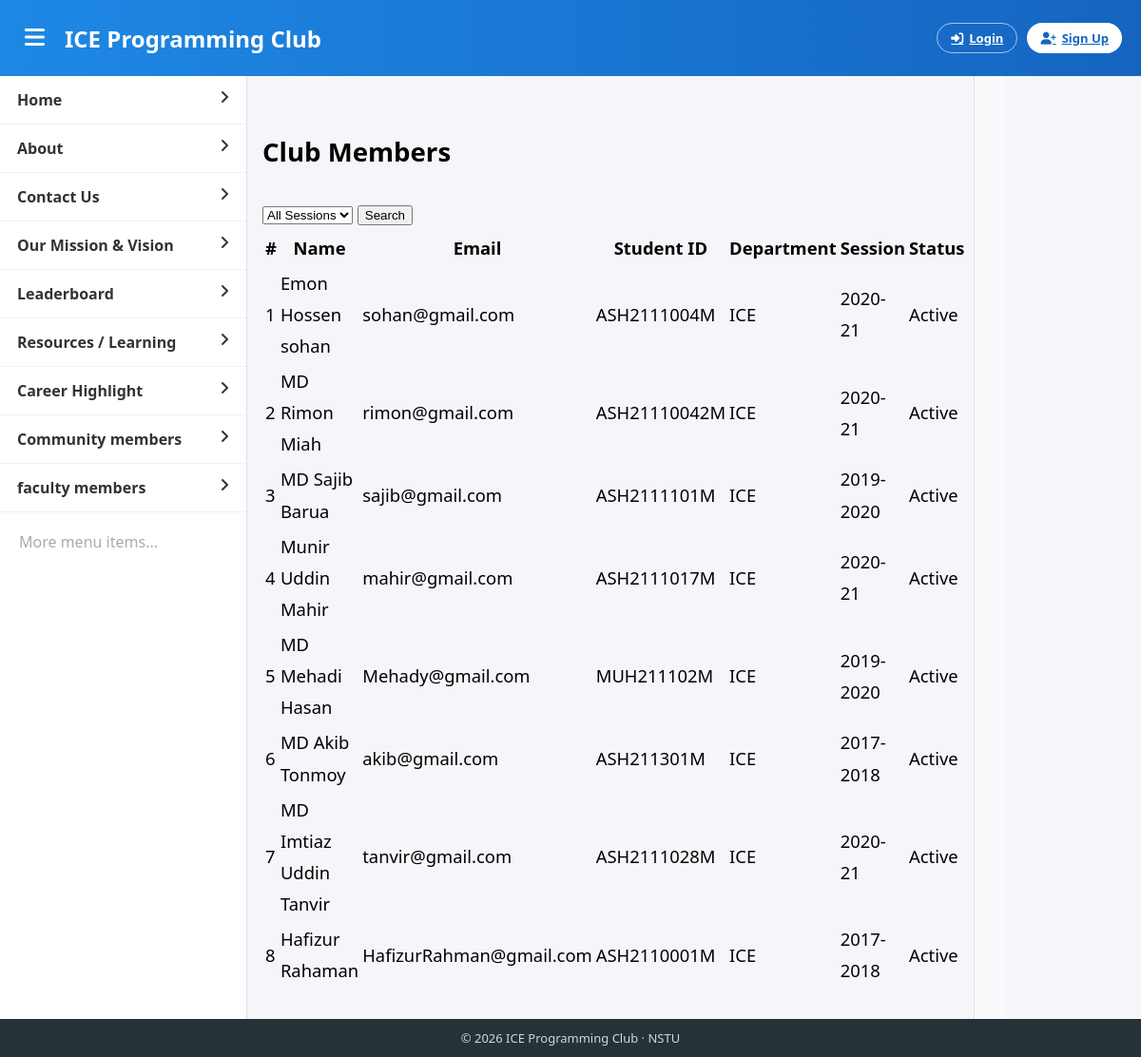
/user_list/, run on an earlier commit of the app's database.
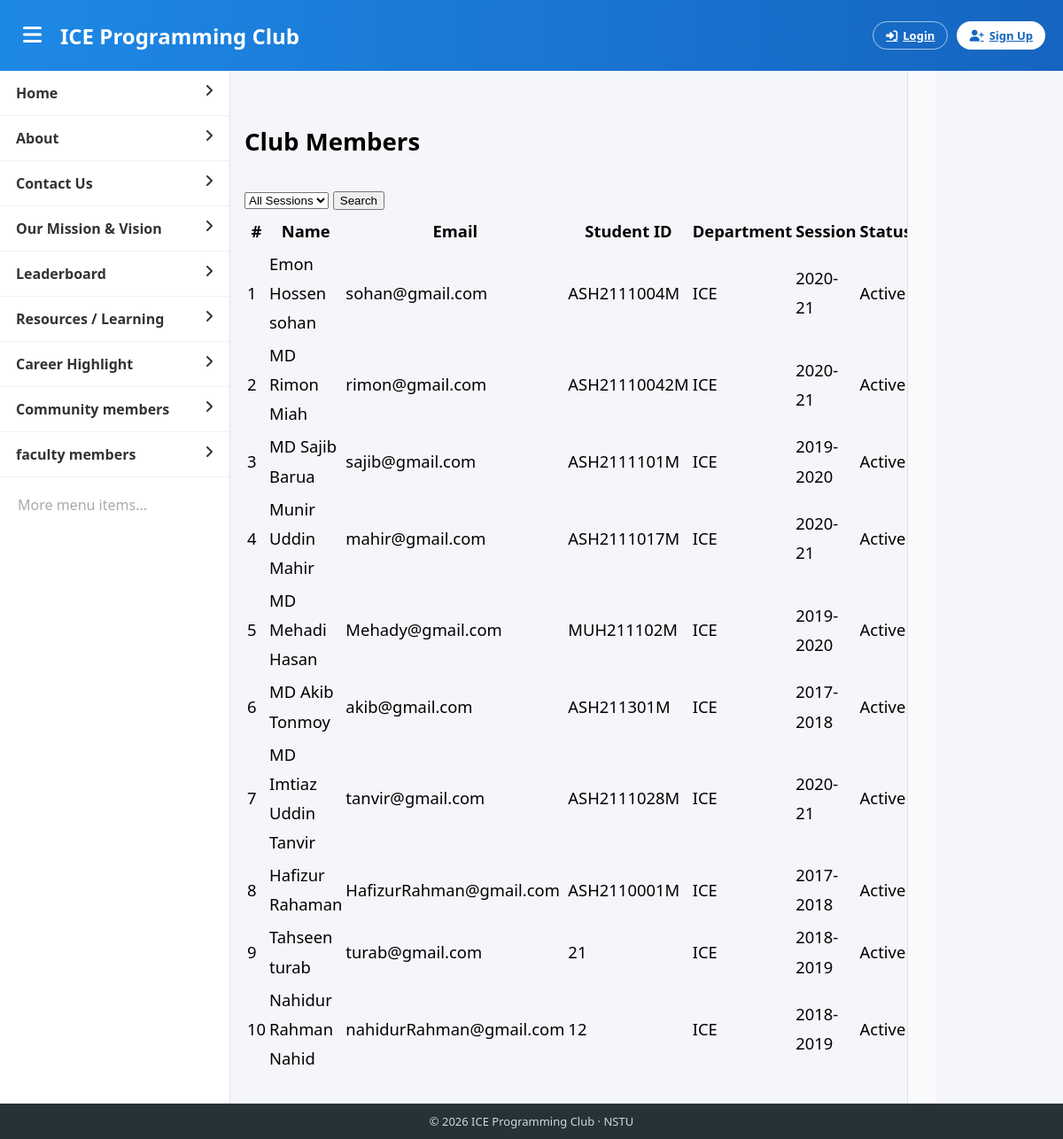
And on a later commit of the database.
### Core/models.py (models this page shows, shortened)
class Member(models.Model):
    POSITION_CHOICES = [
        ('member','Member'),
        ('admin','Admin'),
        ('president','President'),
        ('vice_president','Vice President'),
        ('secretary','Secretary'),
    ]
    STATUS_CHOICES = [
        ('active','Active'),
        ('alumni','Alumni'),
    ]
    user = models.OneToOneField(get_user_model(), on_delete=models.CASCADE)
    student_id = models.CharField(max_length=100, unique=True)
    session = models.ForeignKey(Session, on_delete=models.CASCADE)
    department = models.CharField(max_length=100)
    position = models.CharField(max_length=20, choices=POSITION_CHOICES, default='member')
    skills = models.TextField(blank=True)
    bio = models.TextField(blank=True)
    github = models.URLField(blank=True)
    linkedin = models.URLField(blank=True)
    profile_picture = models.ImageField(upload_to='profile_pics/', default='default_profile.png')
    is_verified = models.BooleanField(default=False)
    status = models.CharField(max_length=10, choices=STATUS_CHOICES, default='active')
    joined_at = models.DateTimeField(auto_now_add=True)
    codeforces_handle = models.CharField(max_length=100, blank=True)
    codechef_handle = models.CharField(max_length=100, blank=True)
    atcoder_handle = models.CharField(max_length=100, blank=True)
    cf_rating = models.IntegerField(default=0)
    cc_rating = models.IntegerField(default=0)
    at_rating = models.IntegerField(default=0)

class CustomUser(AbstractBaseUser, PermissionsMixin):
    GENDER_CHOICES = [('M','Male'),('F','Female'),('O','Other')]
    name = models.CharField(max_length=100)
    email = models.EmailField(unique=True)
    phone_number = models.CharField(max_length=15, blank=True, null=True)
    gender = models.CharField(max_length=10, choices=GENDER_CHOICES, blank=True, null=True)
    birthday = models.DateField(blank=True, null=True)
    is_active = models.BooleanField(default=True)
    is_staff = models.BooleanField(default=False)
    date_joined = models.DateTimeField(auto_now_add=True)
    objects = CustomUserManager()
    USERNAME_FIELD = "email"
    REQUIRED_FIELDS = []

class Session(models.Model):
    year = models.CharField(max_length=100, unique=True)

### Core/views.py (the view)
# urls.py: path('user_list/',views.user_list,name="user_list"),
def user_list(request):
    session_id = request.GET.get('session')
    members=Member.objects.select_related('user','session')
    if session_id:
        members = members.filter(session_id=session_id)
    sessions = Session.objects.all()
    context ={
        'members':members,
        'sessions':sessions
    }
    return render(request,"Core_templates/user.html",context)

### templates/Core_templates/user.html (shortened to what this page needs)
{% extends "Core_templates/index.html" %}
{% block content %}
<div class="user-container">
<div class="page-header">
    <h2>Club Members</h2>
    <form method="get" class="filter-form">
        <select name="session">
            <option value="">All Sessions</option>
        </select>
        <button type="submit">Search</button>
    </form>
</div>
<div class="table-container">
<table>
    <thead>
        <tr>
            <th>#</th>
            <th>Name</th>
            <th>Email</th>
            <th>Student ID</th>
            <th>Department</th>
            <th>Session</th>
            <th>Status</th>
        </tr>
    </thead>
    <tbody>
        {% for member in members %}
        <tr>
            <td>{{ forloop.counter }}</td>
            <td>{{ member.user.name }}</td>
            <td>{{ member.user.email }}</td>
            <td>{{ member.student_id }}</td>
            <td>{{ member.department }}</td>
            <td><span class="badge">{{ member.session.year }}</span></td>
            <td>{{ member.status|title }}</td>
        </tr>
        {% empty %}
        <tr>
            <td colspan="7" style="text-align:center;">No members found</td>
        </tr>
        {% endfor %}
    </tbody>
</table>
</div>
</div>
{% endblock %}

What changed in the data, as far as the page shows it:
added Member: user.name "Tahseen turab", user.email "turab@gmail.com", student_id "21", department "ICE", session.year "2018-2019", status "Active"
added Member: user.name "Nahidur Rahman Nahid", user.email "nahidurRahman@gmail.com", student_id "12", department "ICE", session.year "2018-2019", status "Active"
